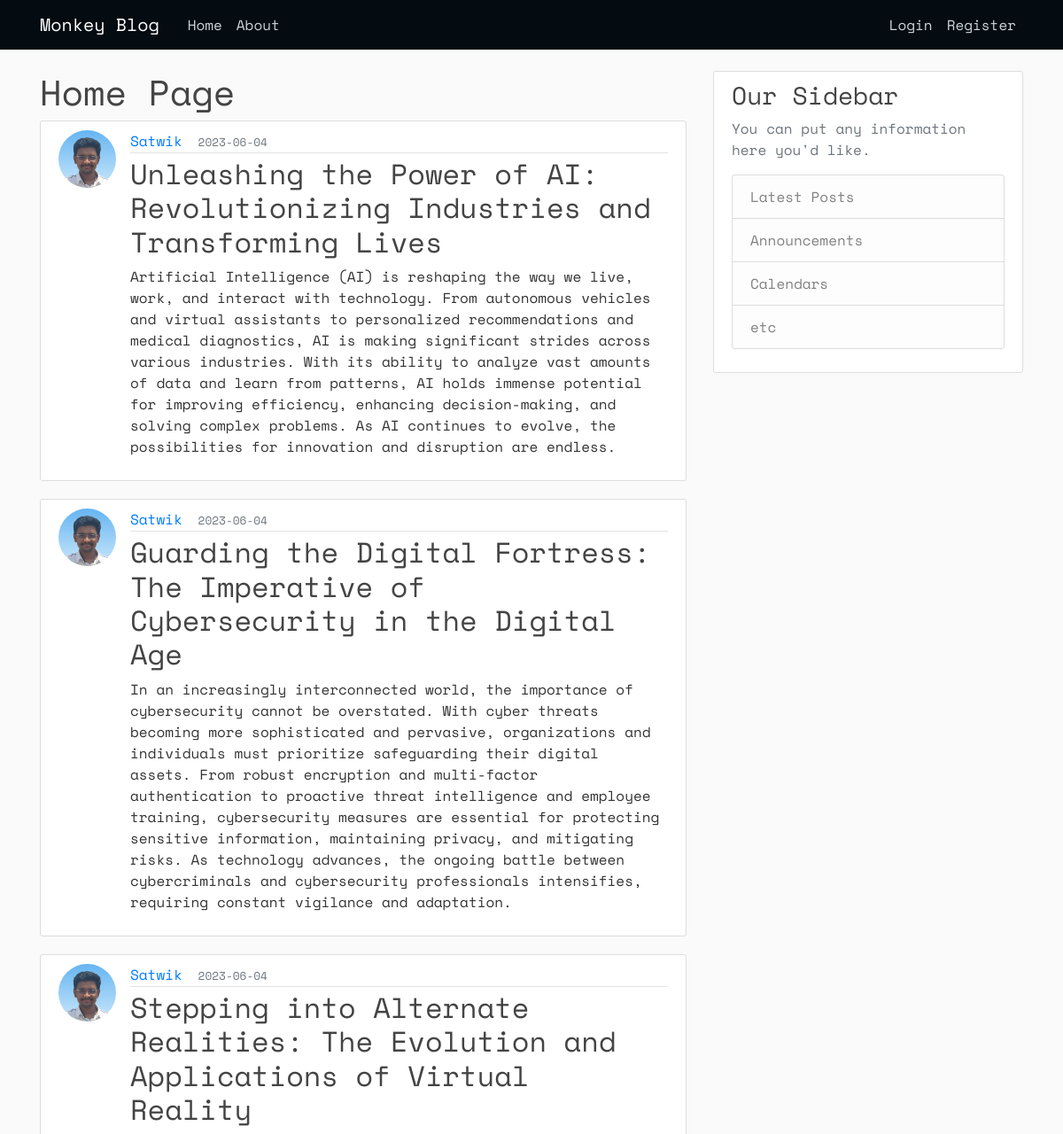
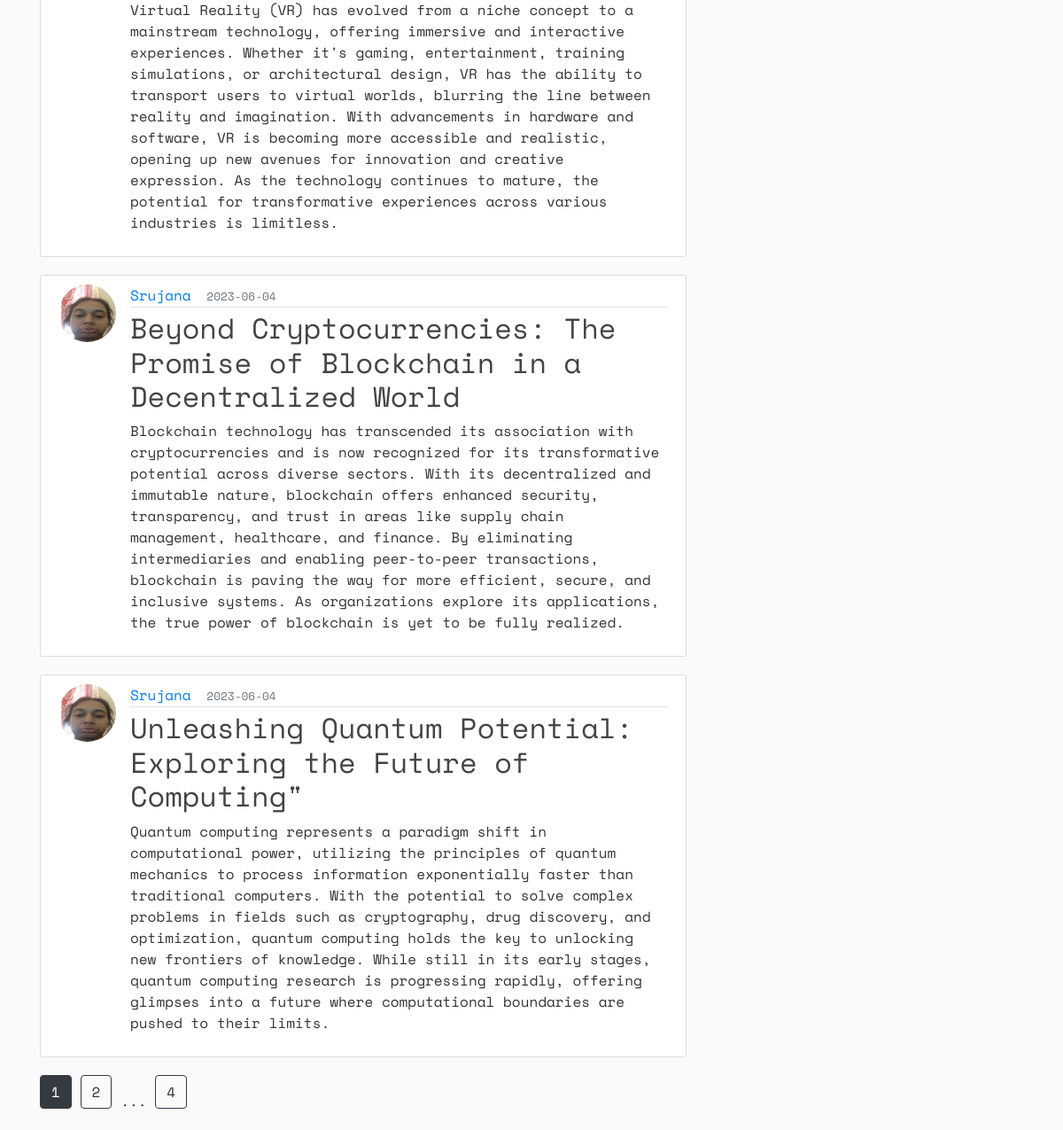
Page /home on the earlier database version (2 pictures, top to bottom).
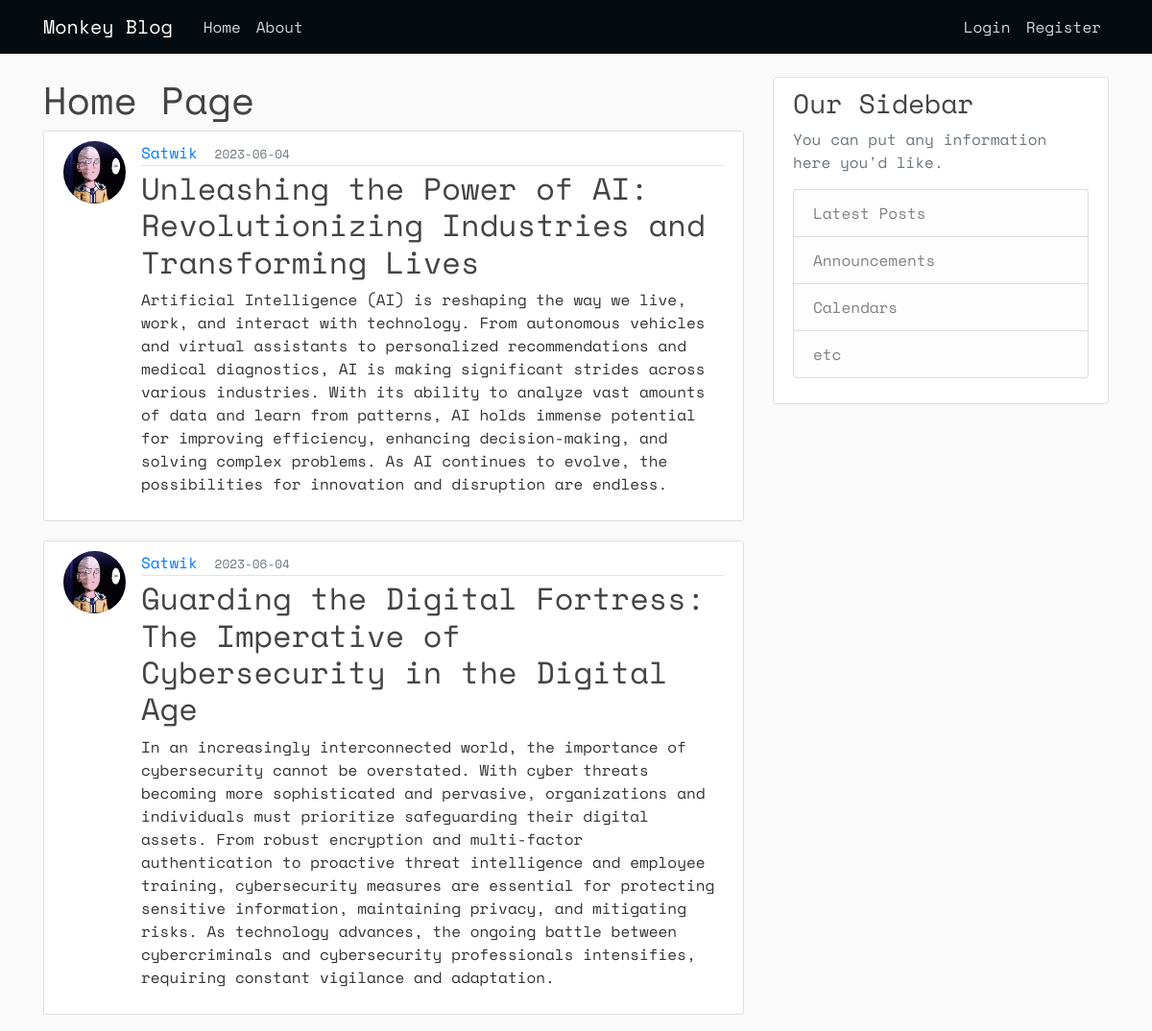
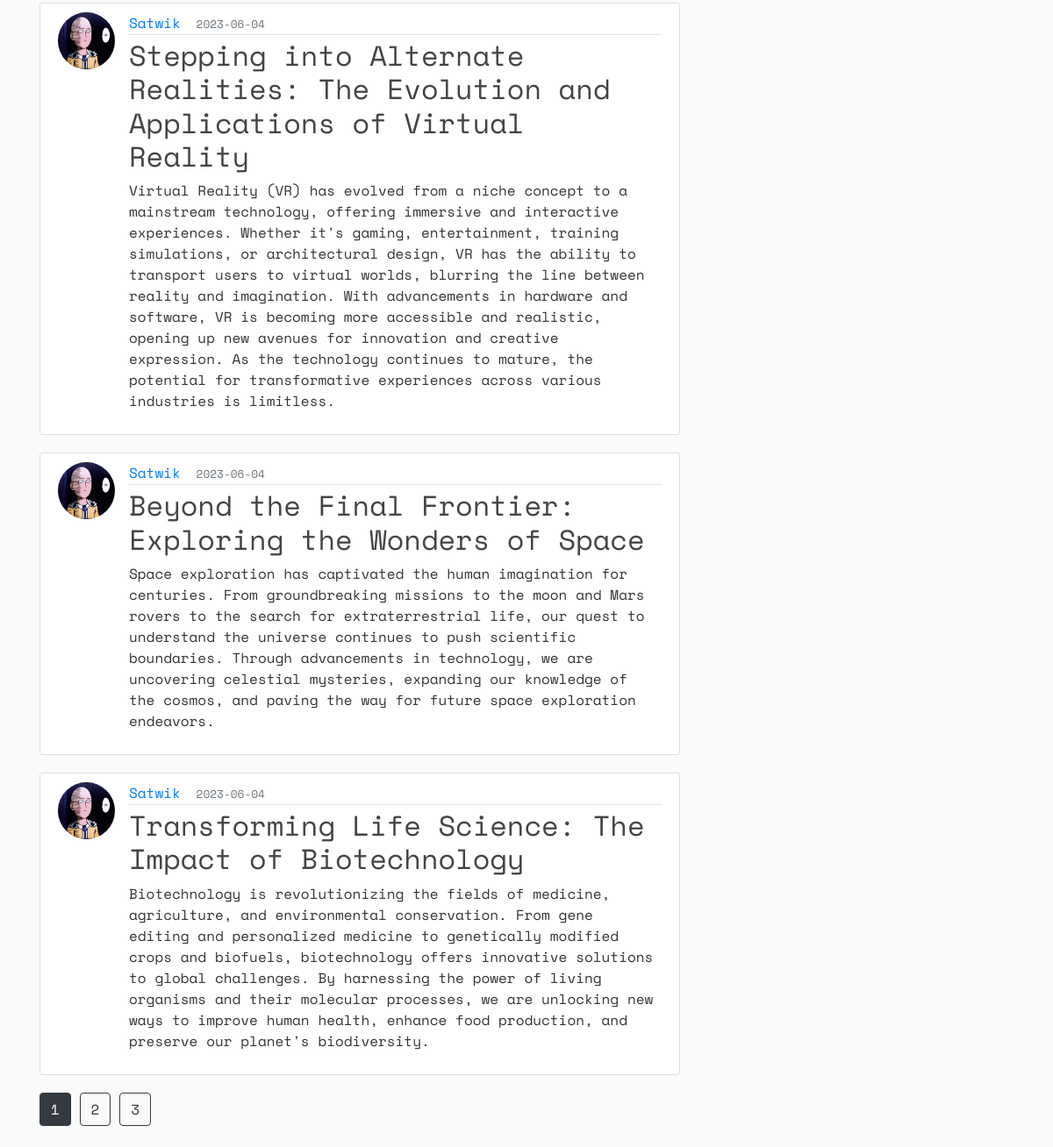
Same page on the later database version (2 pictures, top to bottom).
### flaskblog/models.py (models this page shows, shortened)
class Post(db.Model):
    id = db.Column(db.Integer, primary_key=True)
    title = db.Column(db.String(100),nullable=False)
    date_posted = db.Column(db.DateTime,nullable=False,default=datetime.utcnow())
    content = db.Column(db.Text,nullable=False)
    user_id = db.Column(db.Integer,db.ForeignKey('user.id'),nullable=False)

class User(db.Model, UserMixin):
    id = db.Column(db.Integer, primary_key=True)
    username = db.Column(db.String(20),unique=True,nullable=False)
    email=db.Column(db.String(120),unique=True,nullable=False)
    image_file = db.Column(db.String(20),nullable=False,default='default.jpg')
    password=db.Column(db.String(60),nullable=False)
    posts = db.relationship('Post',backref='author',lazy=True)

### flaskblog/main/routes.py (the view)
@main.route("/")
@main.route("/home")
def home():
    page = request.args.get('page',1,type=int)
    posts = Post.query.order_by(Post.date_posted.desc()).paginate(page = page , per_page = 5)
    print(posts)
    return render_template('home.html', posts = posts)

### flaskblog/templates/home.html
{% extends 'layout.html' %}
{% block hehe %}
<h1>Home Page</h1>
{% for post in posts.items %}
<article class="media content-section">
    <img src="{{url_for('static',filename = 'pictures/' + post.author.image_file)}}" alt="" class="rounded-circle article-img">
    <div class="media-body">
        <div class="article-metadata">
            <a class="mr-2" href="{{url_for('users.user_posts',username = post.author.username)}}">{{ post.author.username }}</a>
            <small class="text-muted">{{ post.date_posted.strftime('%Y-%m-%d')}}</small>
        </div>
        <h2><a class="article-title" href="{{url_for('posts.post',post_id=post.id)}}">{{ post.title }}</a></h2>
        <p class="article-content">{{ post.content }}</p>
    </div>
</article>
{% endfor %}
{% for page_num in posts.iter_pages(left_edge = 1, right_edge = 1, left_current=1,right_current =1) %}
    {% if page_num %}
        {% if posts.page == page_num %}
        <a href="{{ url_for('main.home',page = page_num)}}" class = "btn btn-dark  mb-4">{{ page_num }}</a>
        {% else %}
        <a href="{{ url_for('main.home',page = page_num)}}" class = "btn btn-outline-dark mb-4">{{ page_num }}</a>
        {% endif %}
    {% else %}
        ...
    {% endif %}
{% endfor %}
{% endblock hehe%}

### flaskblog/templates/layout.html (shortened to what this page needs)
<!DOCTYPE html>
<html lang="en">
<head>
    <link rel="stylesheet" href="https://cdn.jsdelivr.net/npm/bootstrap@4.3.1/dist/css/bootstrap.min.css"
>
    <link rel="stylesheet" href="{{url_for('static',filename = 'main.css')}}">
</head>
<body>
    <header class="site-header">
        <nav class="navbar navbar-expand-md navbar-dark bg-steel fixed-top">
            <div class="container">
                <a class="navbar-brand mr-4" href="/">Monkey Blog</a>
                <div class="collapse navbar-collapse" id="navbarToggle">
                    <div class="navbar-nav mr-auto">
                        <a class="nav-item nav-link" href="{{url_for('main.home')}}">Home</a>
                        <a class="nav-item nav-link" href="{{url_for('main.about')}}">About</a>
                    </div>
                    <div class="navbar-nav">
                        {% if current_user.is_authenticated %}
                            <a href="{{url_for('posts.new_post')}}" class="nav-item nav-link">New Post</a>
                            <a href="{{url_for('users.account')}}" class="nav-item nav-link">Account</a>
                            <a href="{{url_for('users.logout')}}" class="nav-item nav-link">Logout</a>
                        {%else %}
                            <a class="nav-item nav-link" href="{{url_for('users.login')}}">Login</a>
                            <a class="nav-item nav-link" href="{{url_for('users.register')}}">Register</a>
                        {% endif %}
                    </div>
                </div>
            </div>
        </nav>
    </header>
    <main role="main" class="container">
        <div class="row">
            <div class="col-md-8">
                {% block hehe %}{% endblock hehe%}
            </div>
            <div class="col-md-4">
                <div class="content-section">
                    <h3>Our Sidebar</h3>
                    <p class='text-muted'>You can put any information here you'd like.
                    <ul class="list-group">
                        <li class="list-group-item list-group-item-light">Latest Posts</li>
                        <li class="list-group-item list-group-item-light">Announcements</li>
                        <li class="list-group-item list-group-item-light">Calendars</li>
                        <li class="list-group-item list-group-item-light">etc</li>
                    </ul>
                    </p>
                </div>
            </div>
        </div>
    </main>
</body>
</html>
</body>
</html>

### flaskblog/static/main.css (style rules this page uses)
* { font-family: 'Space Mono', monospace; }
body { background: #fafafa; color: #333333; margin-top: 5rem; }
h1, h2, h3, h4, h5, h6 { color: #444444; }
.bg-steel { background-color: #040c11; }
.site-header .navbar-nav .nav-link { color: #cbd5db; }
.content-section { background: #ffffff; padding: 10px 20px; border: 1px solid #dddddd; border-radius: 3px; margin-bottom: 20px; }
.article-title { color: #444444; }
.article-content { white-space: pre-line; }
.article-img { height: 65px; width: 65px; margin-right: 16px; }
.article-metadata { padding-bottom: 1px; margin-bottom: 4px; border-bottom: 1px solid #e3e3e3 }

Differences in the rows shown:
removed Post: image_file (picture), author.username "Srujana", date_posted "2023-06-04", title "Beyond Cryptocurrencies: The Promise of Blockchain in a Decentralized World", content "Blockchain technology has transcended its association with cryptocurrencies and is now recognized for its transformative potential across diverse sectors. With its decentralized and immutable nature, blockchain offers enhanced security, transparency, and trust in areas like supply chain management, healthcare, and finance. By eliminating intermediaries and enabling peer-to-peer transactions, blockchain is paving the way for more efficient, secure, and inclusive systems. As organizations explore its applications, the true power of blockchain is yet to be fully realized."
removed Post: image_file (picture), author.username "Srujana", date_posted "2023-06-04", title "Unleashing Quantum Potential: Exploring the Future of Computing\"", content "Quantum computing represents a paradigm shift in computational power, utilizing the principles of quantum mechanics to process information exponentially faster than traditional computers. With the potential to solve complex problems in fields such as cryptography, drug discovery, and optimization, quantum computing holds the key to unlocking new frontiers of knowledge. While still in its early stages, quantum computing research is progressing rapidly, offering glimpses into a future where computational boundaries are pushed to their limits."
changed through a linked row, Post "Unleashing the Power of AI: Revolutionizing Industries and Transforming Lives": image_file: a different picture
changed through a linked row, Post (number 2 of 5 on the later page): image_file: a different picture
changed through a linked row, Post (number 3 of 5 on the later page): image_file: a different picture
now on this page (row unchanged): Post: image_file (picture), author.username "Satwik", date_posted "2023-06-04", title "Beyond the Final Frontier: Exploring the Wonders of Space", content "Space exploration has captivated the human imagination for centuries. From groundbreaking missions to the moon and Mars rovers to the search for extraterrestrial life, our quest to understand the universe continues to push scientific boundaries. Through advancements in technology, we are uncovering celestial mysteries, expanding our knowledge of the cosmos, and paving the way for future space exploration endeavors."
now on this page (row unchanged): Post: image_file (picture), author.username "Satwik", date_posted "2023-06-04", title "Transforming Life Science: The Impact of Biotechnology", content "Biotechnology is revolutionizing the fields of medicine, agriculture, and environmental conservation. From gene editing and personalized medicine to genetically modified crops and biofuels, biotechnology offers innovative solutions to global challenges. By harnessing the power of living organisms and their molecular processes, we are unlocking new ways to improve human health, enhance food production, and preserve our planet's biodiversity."
Other differences:
new list line: "3"
list line gone: "4"
